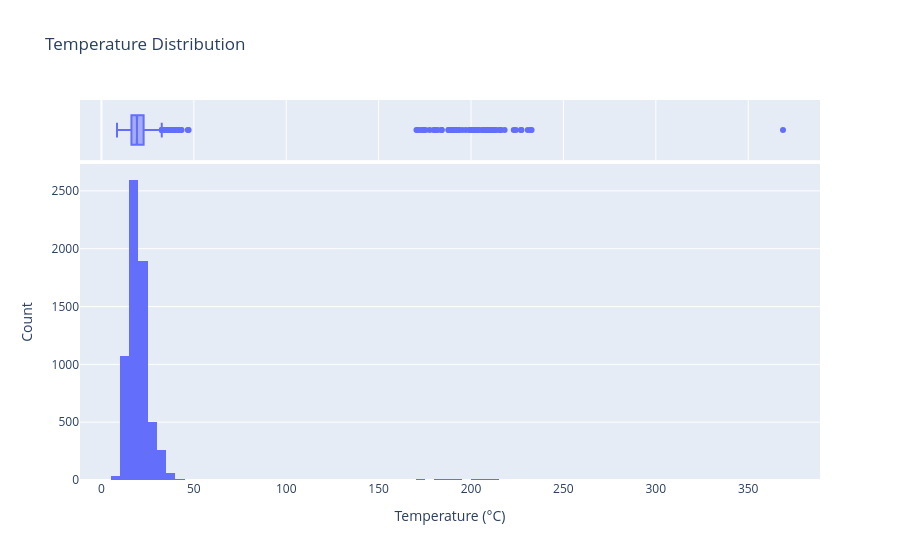

The notebook cell this image was saved under:
### Markdown cell above
## 3. Temperature distribution

Inspect the main operating range and determine whether high readings form isolated tails or a distinct group.

### Code cell
fig = px.histogram(
    df, x="temp_c", nbins=100,
    marginal="box",
    title="Temperature Distribution",
    labels={"temp_c": "Temperature (°C)"},
)
fig.update_layout(yaxis_title="Count")
fig.show()

### Figure 1 — Plotly figure (JSON) as saved in the notebook; plotly's stock layout.template omitted (floating-point values rounded to 4 significant figures; data arrays with more than 128 entries replaced by an {"elided": "..."} marker saying what was removed)
{"data": [{"bingroup": "x", "hovertemplate": "Temperature (°C)=%{x}<br>count=%{y}<extra></extra>", "legendgroup": "", "marker": {"color": "#636efa", "pattern": {"shape": ""}}, "name": "", "nbinsx": 100, "orientation": "v", "showlegend": false, "type": "histogram", "x": {"elided": "6503 float values"}, "xaxis": "x", "yaxis": "y"}, {"hovertemplate": "Temperature (°C)=%{x}<extra></extra>", "legendgroup": "", "marker": {"color": "#636efa"}, "name": "", "notched": true, "showlegend": false, "type": "box", "x": {"elided": "6503 float values"}, "xaxis": "x2", "yaxis": "y2"}], "layout": {"barmode": "relative", "legend": {"tracegroupgap": 0}, "title": {"text": "Temperature Distribution"}, "xaxis": {"anchor": "y", "domain": [0.0, 1.0], "title": {"text": "Temperature (°C)"}}, "xaxis2": {"anchor": "y2", "domain": [0.0, 1.0], "matches": "x", "showgrid": true, "showticklabels": false}, "yaxis": {"anchor": "x", "domain": [0.0, 0.8316], "title": {"text": "Count"}}, "yaxis2": {"anchor": "x2", "domain": [0.8416, 1.0], "matches": "y2", "showgrid": false, "showline": false, "showticklabels": false, "ticks": ""}}}
